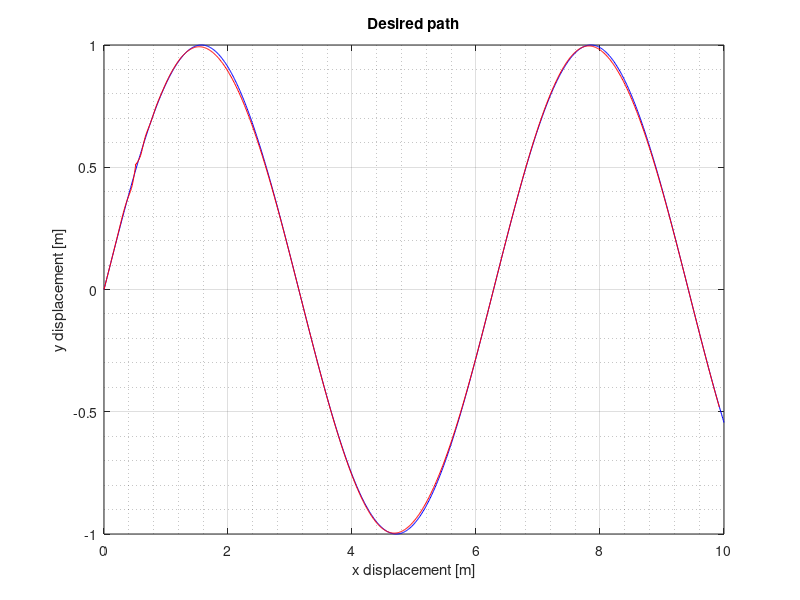
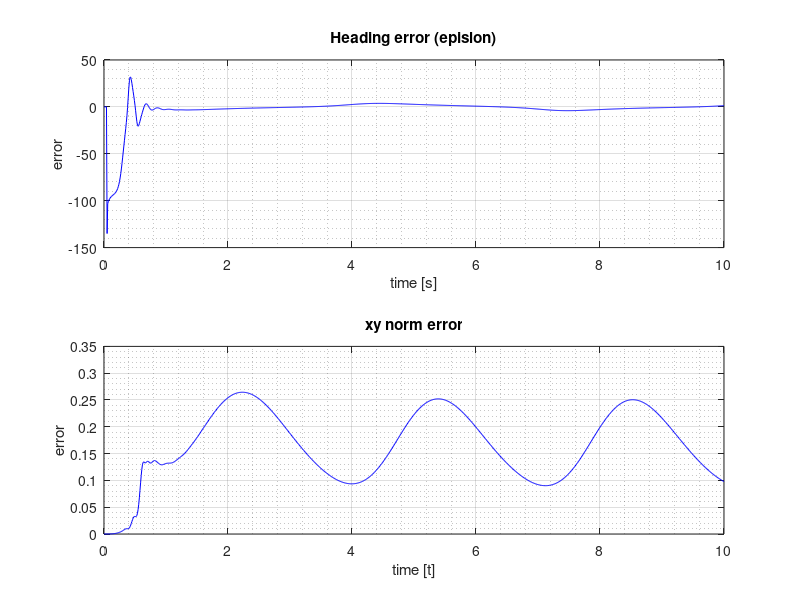

These charts were generated, in order, by the following MATLAB code:
function pursuit_test

% clc
clear
% clf
t_top = 10;
% t_top = 1.5;
% t_top = 0.01*20;
% t_top = 0.15;

t = 0:0.01:t_top;
tlen = size(t, 2);

x_des = t';
y_des = sin(t)';
xd_des = 1*ones(1, tlen);
yd_des = cos(t);

pose_des = [x_des y_des];

phi_des = zeros(tlen, 1);

cur_pose = [0; 0];

% heading of robot
varphi = zeros(tlen, 1);
varphi(1) = pi/4;

x = zeros(tlen, 1);
y = zeros(tlen, 1);

k0 = 1;
k1 = 1;
k2 = 1;
k3 = 1;

ki = 2;
kd = 0.1;

R = 1;
epis = zeros(tlen, 1);
errors = zeros(tlen, 1);
sigmas = zeros(tlen, 1);
epi_ds = zeros(tlen, 1);

phi_prev = 0;
epi_prev = 0;
epi_sum = 0;
t_prev = -0.01;

for i=1:tlen
    dt = t(i)-t_prev;
    
    error = cur_pose - pose_des(i, :)';
    errors(i) = norm(error);
%     errors(i, 1) = error(1);
%     errors(i, 2) = error(2);

    x_len = x_des(i)-cur_pose(1);
    y_len = y_des(i)-cur_pose(2);

    if abs(x_len) < 0.00001
        x_len = 0;
    end
    if abs(y_len) < 0.00001
        y_len = 0;
    end
    sigma = atan2(y_len, x_len);    
    
%     sigma = atan(y_len/x_len);
%     sigma = atan((y_d(i)-cur_pose(2))/(x_d(i)-cur_pose(1)));
%     sigma = acos((x_d(i)-cur_pose(1)/sqrt((y_d(i)-cur_pose(2))^2+(x_d(i)-cur_pose(1))^2)));
    sigmas(i) = sigma*180/pi;
    sigmas(i, 2) = x_len;
    sigmas(i, 3) = y_len;
    
    if sigma == 0
        sigma = varphi(i);
    end
    
    epi = sigma - varphi(i);
    epis(i) = epi*180/pi;
    
    epi_sum = epi_sum + epi;
    k_epi = ki*epi_sum + kd*(epi-epi_prev);
%     k_epi = 1;
%     k3 = 1;
    error_k = norm(error)/(k3+norm(error));
    
    % desired drive velocity
    theta_d_des = 1/R*norm([xd_des(i), yd_des(i)])*k0+k1*error_k*cos(epi);
    
    % ----------- desired steer position
    % Calculate change in heading
%     epi_d = (epi-epi_prev)/dt;
%     epi_ds(i) = epi_d*180/pi;
    
    % Calculate desired steer angle.
%     phi_des(i) = k2*error_k*sin(epi_d/theta_d_des);
%     phi_des(i) = k2*error_k*sin(epi/theta_d_des);
    phi_des(i) = -k2*error_k*sin(epi)*k_epi;
%     phi_des(i) = -asin(epi_d/theta_d_des);
    
%     phi_des(i) = -k2*sin(epi);
%     phi_d_des = (phi_des(i)-phi_prev)/dt;
    phi_d_des = phi_des(i)-phi_prev;
   
    % Heading
    varphi_d = theta_d_des*sin(phi_des(i));
    
    % find change
    xdot = R*(theta_d_des*cos(phi_des(i)).*cos(varphi(i))+phi_d_des*sin(varphi(i)));
    ydot = R*(theta_d_des*cos(phi_des(i)).*sin(varphi(i))-phi_d_des*cos(varphi(i)));
    
    if i+1 == tlen+1
        break;
    end
    
    % update current pose
    x(i+1) = x(i) + xdot*dt;
    y(i+1) = y(i) + ydot*dt;
    varphi(i+1) = varphi(i) + varphi_d*dt;
    
    cur_pose = [x(i+1); y(i+1)];
    
    % update derivative parameters
    t_prev = t(i);
    epi_prev = epi;
    phi_prev = phi_des(i);
end

figure(1);
plot(x_des, y_des, 'b-');

hold on
plot(x, y, 'r-');
hold off

title("Desired path");
xlabel("x displacement [m]")
ylabel("y displacement [m]")
grid on;
grid minor;

figure(2);
subplot(2, 1, 1);

plot(t, epis, 'b-');
grid on;
grid minor;
title("Heading error (epislon)")
xlabel("time [s]")
ylabel("error")

subplot(2, 1, 2);
plot(t, errors, 'b-');
grid on;
grid minor;
title("xy norm error");
xlabel("time [t]")
ylabel("error")

end